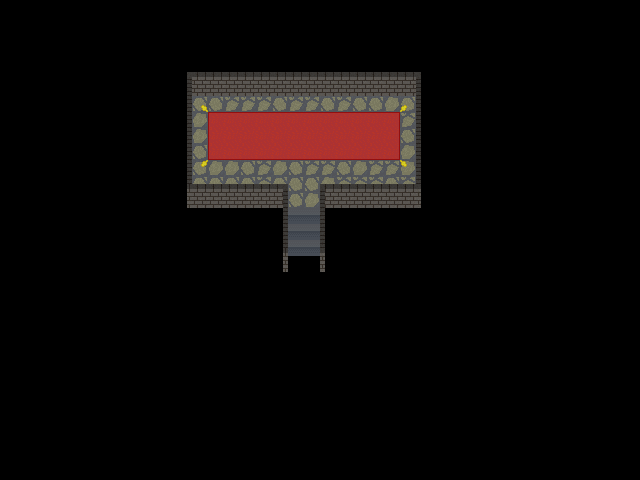

A 2D game scene composited from a Tiled map and its tileset images. What follows is a short description and the map's XML, with each tile layer's data collapsed to a summary:
An orthogonal 40x30 tile map with 16x16 px tiles, 3 tile layers (floor, objects, walls), 2 tilesets and 10 objects (player_spawn).

<map version="1.10" tiledversion="1.12.2" orientation="orthogonal" renderorder="left-up" width="40" height="30" tilewidth="16" tileheight="16" infinite="0" nextlayerid="7" nextobjectid="16">
 <tileset firstgid="1" name="objects" tilewidth="32" tileheight="24" tilecount="1" columns="0">
  <grid orientation="orthogonal" width="1" height="1" />
  <tile id="0">
   <image source="../sprites/objects/door_1.png" width="32" height="24" />
  </tile>
 </tileset>
 <tileset firstgid="2" source="../sprites/tileset/tileset.tsx" />
 <layer id="1" name="floor" width="40" height="30">
  <data>[1200 cells, 120 non-empty, 9 distinct tile ids]</data>
 </layer>
 <layer id="2" name="objects" width="40" height="30">
  <data>[1200 cells, 50 non-empty, 23 distinct tile ids]</data>
 </layer>
 <layer id="3" name="walls" width="40" height="30">
  <data>[1200 cells, 50 non-empty, 11 distinct tile ids]</data>
 </layer>
 <objectgroup id="4" name="props">
  <object id="1" gid="1" x="288" y="272" width="32" height="24" />
 </objectgroup>
 <objectgroup id="5" name="logic">
  <object id="2" name="player_spawn" x="304" y="230.729">
   <point />
  </object>
 </objectgroup>
 <objectgroup id="6" name="collisions">
  <object id="3" x="192" y="80" width="224" height="16" />
  <object id="4" x="192" y="192" width="96" height="16" />
  <object id="7" x="320" y="192" width="96" height="16" />
  <object id="8" x="186.875" y="80" width="5.125" height="128" />
  <object id="9" x="416" y="80" width="5.27273" height="128" />
  <object id="10" x="320" y="207.636" width="5.27273" height="64.3636" />
  <object id="12" x="282.364" y="207.636" width="5.63636" height="64.3636" />
  <object id="15" x="288" y="256" width="32" height="16" />
 </objectgroup>
</map>
